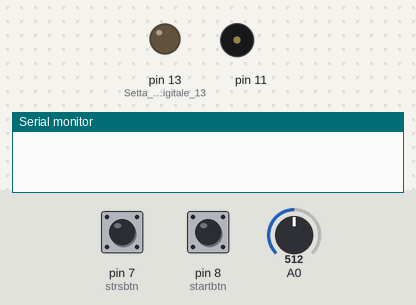
Bench run of a sketch on a simulated Arduino Uno, built with avr-gcc and run on an emulated ATmega328P. On the bench: output pins drawn as LEDs (lit = HIGH), buzzer (waves = sounding), the last lines printed to the serial monitor. The inputs (shaded band) are chosen by the test bench; at power-on: pin 8 (startbtn) LOW, A0 = 512, pin 7 (strsbtn) LOW.

Above: at 1.2 s.
1.3 s: pin 8 (startbtn) pulled HIGH for 0.15 s
At 1.9 s:
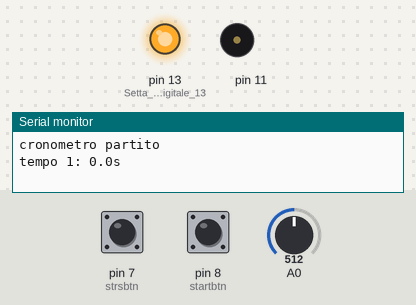
3.0 s: A0 set to 981
4.5 s: A0 set to 1018
At 5.4 s:
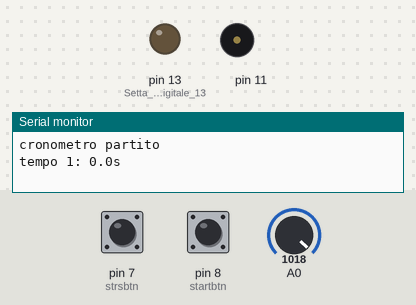
6.0 s: pin 8 (startbtn) driven HIGH
9.0 s: A0 set to 900
At 10.2 s:
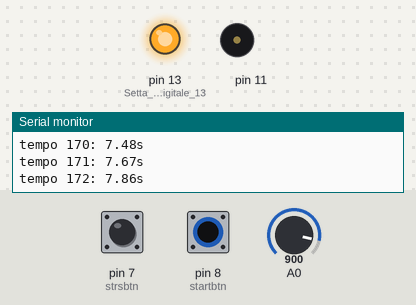
Timing chart, 0 to 11.5 s (numbered marks = the images above; inputs shaded):
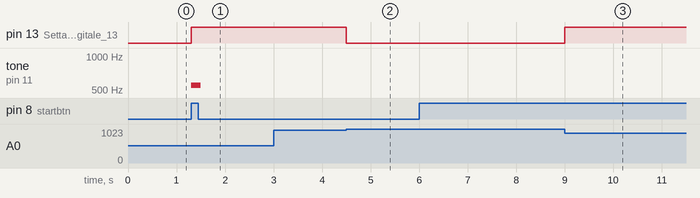

The sketch:

cronometro_1.4.ino
```cpp
/*           Cronometro a fotocellule
 *               Output seriale
 *                 17/10/2017
 *             Giacomo Calabria
 */
//--------------------------------------------------------------------------------------------------------------------
//                                                 Variabili e costanti
//--------------------------------------------------------------------------------------------------------------------
#define startbtn 8      //pin start
#define strsbtn 7       //pin reset e stop cronometro
int lapCR = LOW;        //variabile che indica lo stato delle fotocellule (aperte o chiuse)
int stato = 0;          //stato del cronometro
int passaggi = 0;       //numero di passaggi
long start = 0;         //tempo di partenza
long tempo_lap  = 0;    //tempo al giro
int Dt1,Dt;             //variabili per calcolare il tempo di oscuramento della fotocellula
#define lux 1000        //il valore deve essere cambiato in base alle condizioni ambientali
                        //per la calibrazione decommentare Serial.println(val); vedere il valore a fotocellula aperta
                        //e chiusa e poi variare il valore al piu basso possibile, cosigliati numerosi test
//--------------------------------------------------------------------------------------------------------------------
//                                                 Impostazioni di base
//--------------------------------------------------------------------------------------------------------------------
void setup() {
  Serial.begin(9600);     //inizializza la comunicazione seriale nel canale 19200
  pinMode(startbtn, INPUT);  // Setta il pin digitale 8 per stop e reset in ingresso
  pinMode(strsbtn, INPUT);   // Setta il pin digitale 7 per partenza in ingresso
  pinMode(13,OUTPUT);        // Setta il pin digitale 13 per visualizzazione stop in uscita
}
//--------------------------------------------------------------------------------------------------------------------
//                                 Funzione per l'avvio del cronometro
//--------------------------------------------------------------------------------------------------------------------
void partenza(){
 if (digitalRead(startbtn) == HIGH && stato == 0){ //Accende cronometro
  start = millis();   //assegna il valore temporale attuale alla variabile start
  stato = 1;    //assegnazione dello stato 1 corrispondente all'attesa dello stop/lap/reset
  tone(11, 550, 200);   //produce un suono in corrispondenza della partenza
  Serial.println("cronometro partito");    //output seriale per comunicare la partenza del cronometro
 }
}
//--------------------------------------------------------------------------------------------------------------------
//                                        Funzione per il tempo al giro
//--------------------------------------------------------------------------------------------------------------------
void lap(){
  while (stato == 1) {
  if (digitalRead(startbtn) == HIGH && stato == 1){
   tempo_lap = millis() - start;
   Dt1= millis();
   passaggi++;
   output(); // visutalizza output
   fotocellule();   //esecuzione funzione fotocellule
   while (lapCR == HIGH){ fotocellule();}//esecuzione funzione fotocellule
   Dt= millis()-Dt1;
   if (Dt<3)delay(3-Dt);//ritardo necessario affinchè le fotocellule non mandino un numero eccessivo di dati
 }
 fermare();
 }}
//--------------------------------------------------------------------------------------------------------------------
//                                 Funzione per la lettura del valore delle fotocellule
//--------------------------------------------------------------------------------------------------------------------
void fotocellule(){
   int val = analogRead(A0);  // lettura valore analogico della fotocellula
   //Serial.println(val);     // visualizzazione valore fotocellula per la calibrazione in campo
   if (val < lux) {lapCR = HIGH; digitalWrite(13, HIGH);}
   else {lapCR = LOW; digitalWrite(13, LOW);}
}
//--------------------------------------------------------------------------------------------------------------------
//                                 Funzione per la comunicazione dell'output
//--------------------------------------------------------------------------------------------------------------------
void output(){
   Serial.print("tempo ");            //comunicazione tempo
   Serial.print(passaggi);
   Serial.print(": ");
   Serial.print(tempo_lap/1000);
   Serial.print(".");
   Serial.print(tempo_lap%100);
   Serial.println("s");
}
//--------------------------------------------------------------------------------------------------------------------
//                    Funzione che ferma la lettura delle fotocellule e che attiva il reset del cronometro
//--------------------------------------------------------------------------------------------------------------------
 void fermare(){
 if (digitalRead(strsbtn) == HIGH && stato == 1) stato = 0;   //stop e reset del programma
 }
//--------------------------------------------------------------------------------------------------------------------
//                                    Funzione per il reset del cronometro
//--------------------------------------------------------------------------------------------------------------------
void reset(){
 stato = 0;
 passaggi = 0;
 tempo_lap  = 0;
 start = 0;
}
//--------------------------------------------------------------------------------------------------------------------
//                                             Ciclo del programma principale
//--------------------------------------------------------------------------------------------------------------------
void loop() {
 partenza();
 lap();
 reset();
}
```

Measured:
- the behaviour switches between 999 and 1000 on A0 (found by bisection; images 1 and 2)
- after the input at 1.3 s, pin 13 (Setta_il_pin_digitale_13): LOW → HIGH at once; tone on pin 11: silent → 550 Hz at once, → silent 0.20 s later
- after the input at 3.0 s, every drawn part: stays the same
- after the input at 4.5 s, pin 13 (Setta_il_pin_digitale_13): HIGH → LOW at once
- after the input at 9.0 s, pin 13 (Setta_il_pin_digitale_13): LOW → HIGH at once
